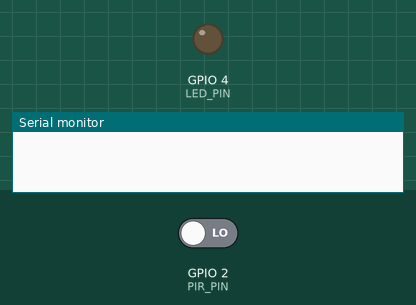
Recording of a sketch running on a simulated ESP32. Shown: output pins drawn as LEDs (lit = HIGH), the last lines printed to the serial monitor. The test bench sets the inputs (shaded band); at power-on: GPIO 2 (PIR_PIN) LOW.

Above: at 1.2 s.
1.3 s: GPIO 2 (PIR_PIN) driven HIGH
At 2.5 s:
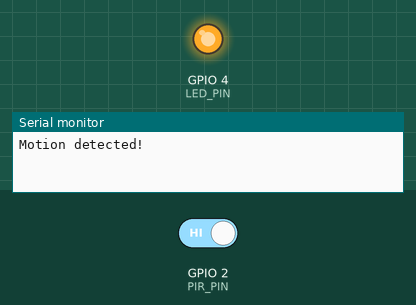
2.8 s: GPIO 2 (PIR_PIN) driven LOW
At 3.9 s:
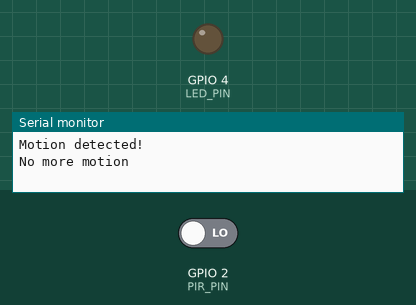
Timing chart, 0 to 5.8 s (numbered marks = the images above; inputs shaded):
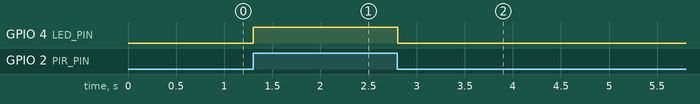

The sketch:

pir_motion.ino
```cpp
/*
 * PIR motion sensor (ESP32)
 * -------------------------
 * Lights an LED while the sensor sees movement and reports when motion starts and stops.
 *
 * Wiring: HC-SR501 OUT -> GPIO 2, VCC -> 5 V, GND -> GND
 *         LED on GPIO 4 through a 220 Ohm resistor
 * Note:   the sensor needs up to a minute after power-up before its readings are reliable.
 */

const int PIR_PIN = 2;
const int LED_PIN = 4;

bool motion = false;

void setup() {
  pinMode(PIR_PIN, INPUT);
  pinMode(LED_PIN, OUTPUT);
  Serial.begin(115200);
}

void loop() {
  bool detected = digitalRead(PIR_PIN) == HIGH;
  digitalWrite(LED_PIN, detected ? HIGH : LOW);

  // print only when the state changes, instead of on every reading
  if (detected != motion) {
    motion = detected;
    Serial.println(motion ? "Motion detected!" : "No more motion");
  }

  delay(50);
}
```

Measured:
- after the input at 1.3 s, GPIO 4 (LED_PIN): LOW → HIGH at once
- after the input at 2.8 s, GPIO 4 (LED_PIN): HIGH → LOW at once
